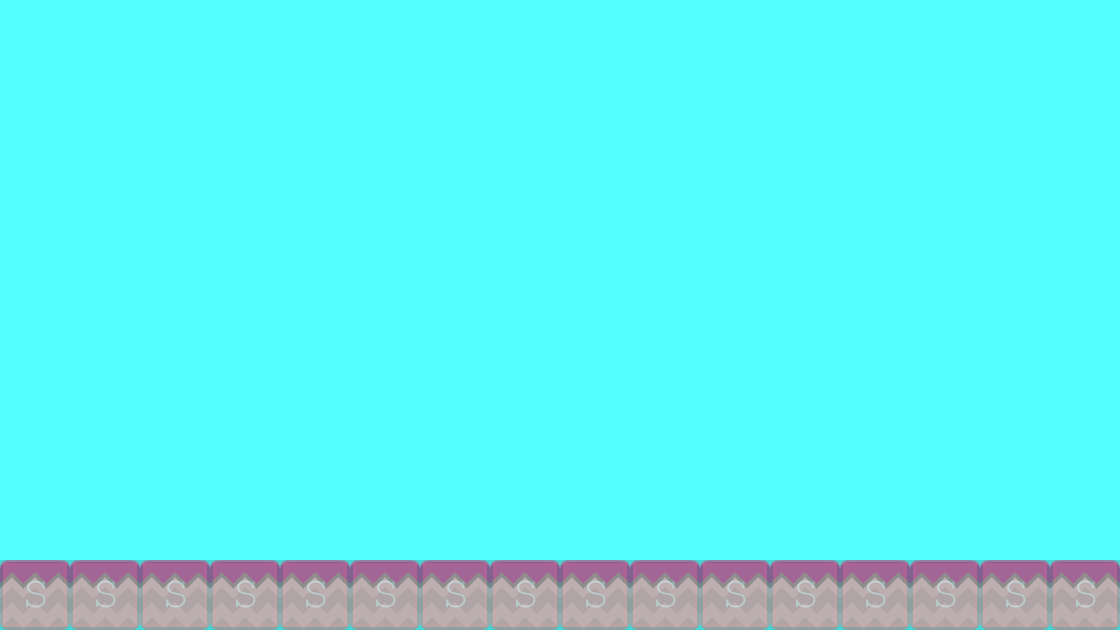

Rendered tile map (Tiled .tmx) drawn with the repository's tilesets; below, a short description and the map source with its tile grids summarised:
An orthogonal 16x9 tile map with 70x70 px tiles, 2 tile layers (Tile Layer 1, collision), 2 tilesets.

<map version="1.0" orientation="orthogonal" renderorder="right-down" width="16" height="9" tilewidth="70" tileheight="70" backgroundcolor="#55ffff">
 <tileset firstgid="1" name="background-tiles" tilewidth="70" tileheight="70">
  <image source="../img/background-tiles.png" width="910" height="910" />
 </tileset>
 <tileset firstgid="170" name="meta-tiles" tilewidth="70" tileheight="70">
  <image source="../img/meta-tiles.png" width="350" height="70" />
  <tile id="4">
   <properties>
    <property name="type" value="solid" />
   </properties>
  </tile>
 </tileset>
 <layer name="Tile Layer 1" width="16" height="9">
  <data>[144 cells, 16 non-empty, 1 distinct tile ids]</data>
 </layer>
 <layer name="collision" width="16" height="9" opacity="0.17">
  <data>[144 cells, 16 non-empty, 1 distinct tile ids]</data>
 </layer>
</map>
